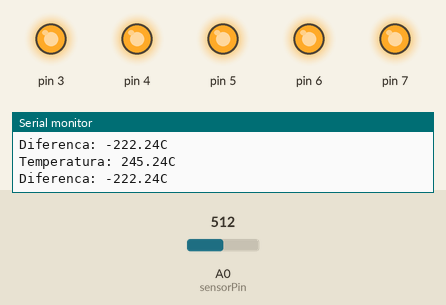
This sketch was run on a simulated Arduino Uno, built with avr-gcc and run on an emulated ATmega328P. On the bench: output pins drawn as LEDs (lit = HIGH), the last lines printed to the serial monitor. The test bench sets the inputs (shaded band); at power-on: A0 (sensorPin) = 512.

Above: at 2.8 s.
2.9 s: A0 (sensorPin) set to 75
7.2 s: A0 (sensorPin) set to 69
At 11.2 s:
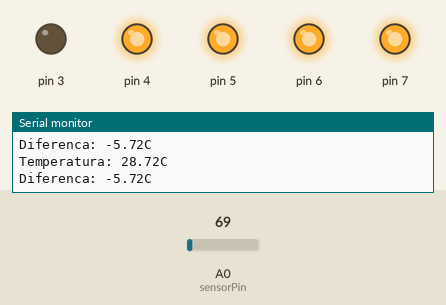
11.5 s: A0 (sensorPin) set to 0
At 14.5 s:
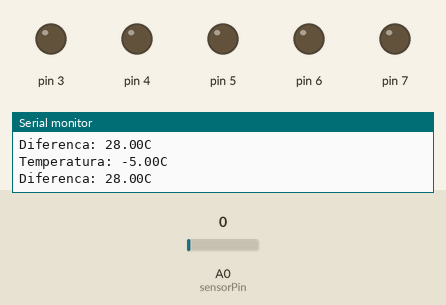
15.5 s: A0 (sensorPin) set to 122
At 18.9 s:
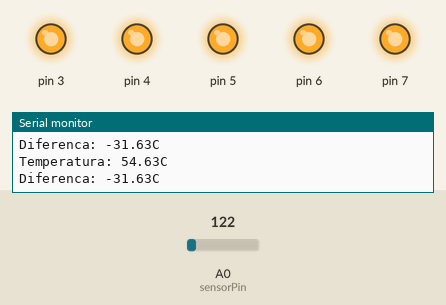
Timing chart, 0 to 20.4 s (numbered marks = the images above; inputs shaded):
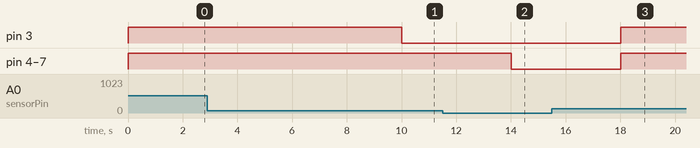

The sketch:

sensorTemperaturaLeds.ino
```cpp
const int sensorPin=A0;
const float baseLineTemp=23;
void setup() {
  // put your setup code here, to run once:
  Serial.begin(9600);
  pinMode(7,OUTPUT);
  digitalWrite(7,HIGH);
  pinMode(6,OUTPUT);
  digitalWrite(6,HIGH);
  pinMode(5,OUTPUT);
  digitalWrite(5,HIGH);
  pinMode(4,OUTPUT);
  digitalWrite(4,HIGH);
  pinMode(3,OUTPUT);
  digitalWrite(3,HIGH);
  Serial.print("Temperatura Base: ");
  Serial.print(baseLineTemp);
  Serial.println("C");

}

void loop() {
  // put your main code here, to run repeatedly:
  int sensorVal= analogRead(sensorPin);
  float voltage=((float)sensorVal/1023)*5.0;
  float temperatura = (voltage - 0.05)*100;
  Serial.print("Temperatura: ");
  Serial.print(temperatura);
  Serial.println("C");

  float diferenca= baseLineTemp-temperatura;
  Serial.print("Diferenca: ");
  Serial.print(diferenca);
  Serial.println("C");
  delay(2000);

  if(temperatura<baseLineTemp+2){
    digitalWrite(7,LOW);
    digitalWrite(6,LOW);
    digitalWrite(5,LOW);
    digitalWrite(4,LOW);
    digitalWrite(3,LOW);
  }
  else{
    if(temperatura>=baseLineTemp+2 && temperatura<baseLineTemp+3){
      digitalWrite(7,HIGH);
      digitalWrite(6,LOW);
      digitalWrite(5,LOW);
      digitalWrite(4,LOW);
      digitalWrite(3,LOW);

    }
    else{
     if(temperatura>=baseLineTemp+3 && temperatura<baseLineTemp+4){
      digitalWrite(7,HIGH);
      digitalWrite(6,HIGH);
      digitalWrite(5,LOW);
      digitalWrite(4,LOW);
      digitalWrite(3,LOW);
     }
     else{
      if(temperatura>=4 && temperatura<baseLineTemp+5){
       digitalWrite(7,HIGH);
       digitalWrite(6,HIGH);
       digitalWrite(5,HIGH);
       digitalWrite(4,LOW);
       digitalWrite(3,LOW);
      }
      else{
         if(temperatura>=5 && temperatura<baseLineTemp+6){
          digitalWrite(7,HIGH);
          digitalWrite(6,HIGH);
          digitalWrite(5,HIGH);
          digitalWrite(4,HIGH);
          digitalWrite(3,LOW);
        }
        else{
            if(temperatura>=baseLineTemp+6){
              digitalWrite(7,HIGH);
              digitalWrite(6,HIGH);
              digitalWrite(5,HIGH);
              digitalWrite(4,HIGH);
              digitalWrite(3,HIGH);
            }
        }
      }
     }
    }
  }
 }
```

Measured:
- the behaviour switches between 70 and 69 on A0 (sensorPin) (found by bisection; images 0 and 1)
- after the input at 7.2 s, pin 3: HIGH → LOW after 2.8 s
- after the input at 11.5 s, pin 4–7: HIGH → LOW after 2.5 s
- after the input at 15.5 s, pin 3–7: LOW → HIGH after 2.5 s
